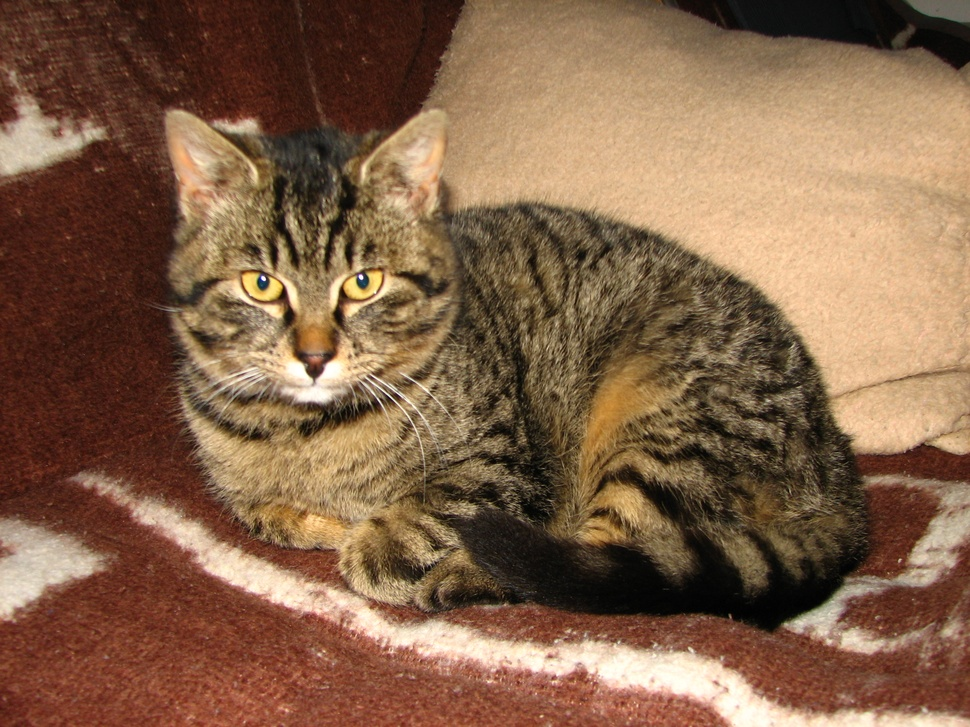
#> input picture Praca_z_plikami/pic1.jpg, 970 x 727 px, shrunk from 2592 x 1944 before the run
$ python konwersja_rozszerzenia.py
#> lines starting #> are read from the running program, lines starting #| are printed output that depends on the picture
from PIL import Image
import os


pic1 = Image.open(os.path.join(os.path.dirname(os.path.realpath(__file__)), 'pic1.jpg'))
#> pic1 is the input picture: PIL image 970x727 RGB; mean R, G, B 131.3, 98.6, 73.2
pic1.save(os.path.join(os.path.dirname(os.path.realpath(__file__)), 'pic1_new.png'))

pic2 = Image.open(os.path.join(os.path.dirname(os.path.realpath(__file__)), 'pic2.jpg'))
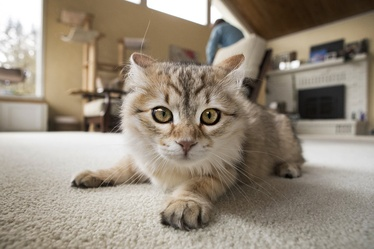
#> input picture Praca_z_plikami/pic2.jpg, 374 x 249 px, shrunk from 1000 x 666 before the run
#> pic2 is the input picture: PIL image 374x249 RGB; mean R, G, B 151.1, 139.9, 124.7
pic2.save(os.path.join(os.path.dirname(os.path.realpath(__file__)), 'pic2_new.png'))

pic3 = Image.open(os.path.join(os.path.dirname(os.path.realpath(__file__)), 'pic3.jpg'))
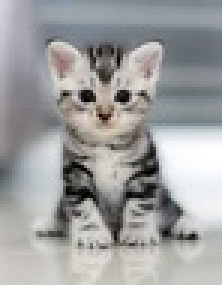
#> input picture Praca_z_plikami/pic3.jpg, 74 x 95 px, shrunk from 199 x 253 before the run (shown 3 times larger)
#> pic3 is the input picture: PIL image 74x95 RGB; mean R, G, B 158.5, 159.2, 159.2
pic3.save(os.path.join(os.path.dirname(os.path.realpath(__file__)), 'pic3_new.png'))

pic4 = Image.open(os.path.join(os.path.dirname(os.path.realpath(__file__)), 'pic4.jpg'))
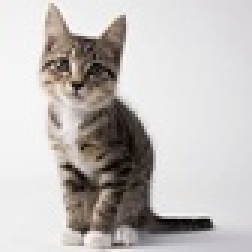
#> input picture Praca_z_plikami/pic4.jpg, 84 x 84 px, shrunk from 224 x 224 before the run (shown 3 times larger)
#> pic4 is the input picture: PIL image 84x84 RGB; mean R, G, B 194.5, 190.4, 188.3
pic4.save(os.path.join(os.path.dirname(os.path.realpath(__file__)), 'pic4_new.png'))
